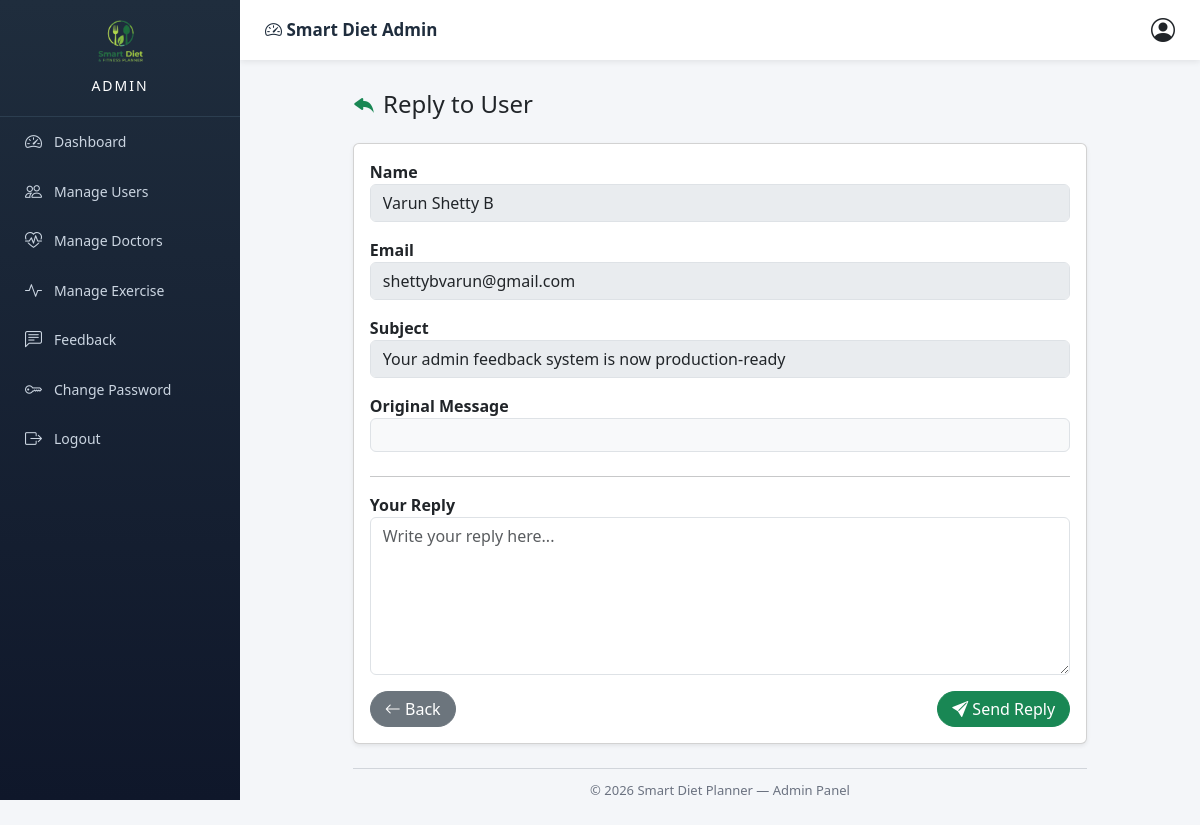
Page /admin/reply/4 (signed in) on the committed database.
### tables this page shows
CREATE TABLE contact_messages(
    id INTEGER PRIMARY KEY AUTOINCREMENT,
    name TEXT NOT NULL,
    email TEXT NOT NULL,
    subject TEXT NOT NULL,
    message TEXT NOT NULL,
    is_read INTEGER DEFAULT 0,
    created_at DATETIME DEFAULT CURRENT_TIMESTAMP
);

### app.py (the view, shortened to what this page needs)
@app.route("/admin/reply/<int:id>", methods=["GET", "POST"])
def reply_feedback(id):
    if "username" not in session or session["username"] != "Admin":
        return redirect(url_for("login"))
    conn = get_connection()
    cur = conn.cursor()
    cur.execute("SELECT name,email,subject FROM contact_messages WHERE id=?", (id,))
    feedback = cur.fetchone()
    if not feedback:
        conn.close()
        return redirect(url_for("admin_feedback"))
    conn.close()
    return render_template("reply.html", feedback=feedback, id=id)

### database.py (called while the page is built)
def get_connection():
    conn = sqlite3.connect(DB_NAME)
    conn.execute("PRAGMA foreign_keys = ON")
    return conn

### templates/reply.html (shortened to what this page needs)
<!DOCTYPE html>
<html>
<head>
    <link href="https://cdn.jsdelivr.net/npm/bootstrap@5.3.0/dist/css/bootstrap.min.css" rel="stylesheet">
    <link href="https://cdn.jsdelivr.net/npm/bootstrap-icons@1.11.1/font/bootstrap-icons.css" rel="stylesheet">
    <link rel="stylesheet" href="{{ url_for('static', filename='admin.css') }}">
</head>
<body>
{% include "admin_sidebar.html" %}
{% include "admin_topbar.html" %}
<div class="admin-content">
<div class="container-fluid">
<div class="row justify-content-center">
<div class="col-xl-10">
<h4 class="mb-4">
    <i class="bi bi-reply-fill text-success"></i>
    Reply to User
</h4>
<div class="card shadow-sm">
<div class="card-body">
    <div class="mb-3">
        <label class="fw-bold">Name</label>
        <input type="text" class="form-control"
               value="{{ feedback[0] }}" disabled>
    </div>
    <div class="mb-3">
        <label class="fw-bold">Email</label>
        <input type="text" class="form-control"
               value="{{ feedback[1] }}" disabled>
    </div>
    <div class="mb-3">
        <label class="fw-bold">Subject</label>
        <input type="text" class="form-control"
               value="{{ feedback[2] }}" disabled>
    </div>
    <div class="mb-4">
        <label class="fw-bold">Original Message</label>
        <div class="border rounded p-3 bg-light">
        </div>
    </div>
    <hr>
    <form method="POST">
        <div class="mb-3">
            <label class="fw-bold">Your Reply</label>
            <textarea name="reply"
                      class="form-control"
                      rows="6"
                      placeholder="Write your reply here..."
                      required></textarea>
        </div>
        <div class="d-flex justify-content-between">
            <a href="{{ url_for('admin_feedback') }}"
               class="btn btn-secondary">
               <i class="bi bi-arrow-left"></i> Back
            </a>
            <button type="submit"
                    class="btn btn-success">
                <i class="bi bi-send-fill"></i>
                Send Reply
            </button>
        </div>
    </form>
</div>
</div>
<footer class="admin-footer mt-4">
© 2026 Smart Diet Planner — Admin Panel
</footer>
</div>
</div>
</div>
</div>
</body>
</html>

### static/admin.css (style rules this page uses)
body { margin:0; font-family: 'Segoe UI', sans-serif; background:#f4f6f9; }
.admin-content { margin-left:240px; padding:90px 25px 25px 25px; }
.admin-footer { margin-top:40px; padding-top:12px; border-top:1px solid #d1d5db; text-align:center; color:#6b7280; font-size:13px; }
.btn { border-radius: 20px !important; padding: 5px 14px; }

### rows in the picture
contact_messages: name "Varun Shetty B", email "shettybvarun@gmail.com", subject "Your admin feedback system is now production-ready"
